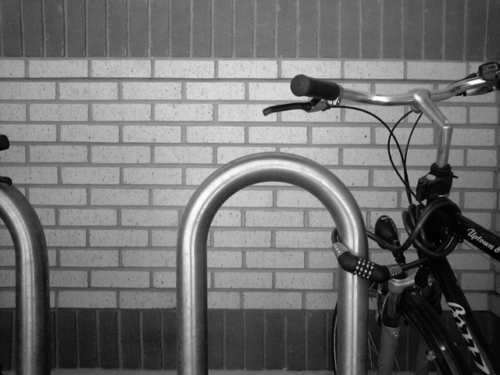
#> input picture 2_Filtering_lab/images/bikesgray.tif, 500 x 375 px; the run also reads 1 picture not shown here
$ jupyter execute --allow-errors 1_Filtering.ipynb   (shell and % lines are left out)
#> lines starting #> are read from the running program, lines starting #| are printed output that depends on the picture
```{image} https://www.epfl.ch/about/overview/wp-content/uploads/2020/07/logo-epfl-1024x576.png
:width: 140px
:align: left
```
## Image Processing Laboratory Notebooks
---

This Juypter notebook is part of a series of computer laboratories which are designed
to teach image-processing programming; they are running on the EPFL's Noto server. They are the practical complement of the theoretical lectures of the EPFL's Master course
[**MICRO-511 Image Processing I**](https://moodle.epfl.ch/course/view.php?id=522) taught by Prof. M. Unser and Prof. D. Van de Ville.

The project is funded by the Center for Digital Education and the School of Engineering. It is owned by the [Biomedical Imaging Group](http://bigwww.epfl.ch/).
The distribution or the reproduction of the notebook is strictly prohibited without the written consent of the authors.  &copy; EPFL 2023.

**Authors**:
    [Pol del Aguila Pla](mailto:pol.delaguilapla@epfl.ch),
    [Kay Lächler](mailto:kay.lachler@epfl.ch),
    [Alejandro Noguerón Arámburu](mailto:alejandro.nogueronaramburu@epfl.ch),
    [Yan Liu](mailto:yan.liu@epfl.ch), and
    [Daniel Sage](mailto:daniel.sage@epfl.ch).

---

# Lab 2.1: Filtering
**Released**: Thursday November 9, 2023

**Submission**: Monday November 20, 2023 before 23:59 on [Moodle](https://moodle.epfl.ch/course/view.php?id=522)

**Grade weight**: Lab 2 (16 points), 10% of the overall grade

**Related lectures**: Chapter 3

Double-click on this cell, fill your name and SCIPER number below to verify your identity in Noto and set the seed for random results.
:::{attention} Please write down your name and SCIPER!
### Student Name:
### SCIPER:
:::

[cell 1]
import getpass
# This line recovers your camipro number to mark the images with your ID
uid = int(getpass.getuser().split('-')[2]) if len(getpass.getuser().split('-')) > 2 else ord(getpass.getuser()[0])
print(f'SCIPER: {uid}')

(imports)=
### Imports
Run the next two cell to import the libraries and load the images that we will use throughout the lab.

[cell 2]
# Configure plotting as dynamic

# Import standard required packages for this exercise
import matplotlib.pyplot as plt
import numpy as np
import skimage.io as io
import scipy.ndimage as ndi
import ipywidgets as widgets
from interactive_kit import imviewer as viewer

# Load images to be used in this exercise
bikesgray = io.imread('images/bikesgray.tif').astype('float64')
#> bikesgray: shape (375, 500) float64; min 1, max 255, mean 112.2
camera = io.imread('images/camera-16bits.tif').astype('float64')
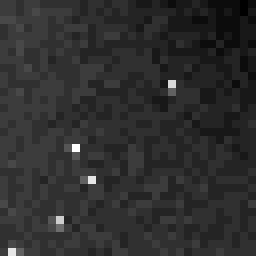
#> camera: shape (32, 32) float64 (shown 8 times larger); min 9, max 30, mean 12.8; drawn with min black and max white
spots = io.imread('images/spots.tif').astype('float64')
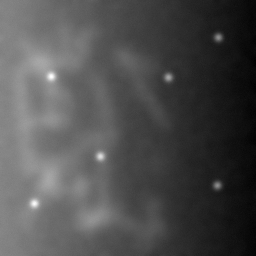
#> input picture 2_Filtering_lab/images/spots.tif, 256 x 256 px
#> spots: shape (256, 256) float64; min -1.19, max 38.89, mean 11.1

#> (a cell that did not finish here is left out)

# Filtering (9 points)

In this lab you will review the basics of digital image filtering: how to implement a convolution (the main ingredient of filtering), separable and nonseparable filters, filter design and boundary conditions. The goal is to fully understand the filtering algorithm at a pixel-by-pixel level by implementing it in JavaScript, and at the same time to learn the standard tools to use filtering in professional image-processing libraries in Python.

(ToC_1_Filtering)=
# Table of contents
1. [Edge detection](#edge-detection)
    1. [Separable implementation](#separable-implementation) (**2 points**)
    2. [Nonseparable implementation](#non-separable-implementation) (**1 point**)
    3. [Comparison: Separable vs Nonseparable](#comparison-separable-vs-non-separable)
    4. [Edge detection in Python](#edge-detection-in-python)
2. [Implementation and classification of digital filters](#implementation-and-classification-of-digital-filters) (**6 points**)
    1. [Mask A](#mask-a)
    2. [Mask B](#mask-b)
    3. [Mask C](#mask-c)
    4. [Mask D](#mask-d)
    5. [Mask E](#mask-e)
    6. [Mask F](#mask-f)

### Visualize images
Display and get familiar with the images.

[cell 4]
# Declare image_list for ImageViewer
image_list = [bikesgray, camera, spots]

#> (the rest of this cell did not finish here and is left out)

(edge-detection)=
# 1. Edge detection (3 points)
[Back to table of contents](#ToC_1_Filtering)

In this part of the lab, we will review one of the most basic image processing operation, edge detection. Moreover, we will use this filter to review the concepts of convolution and correlation. As you might remember from the course, edge detection algorithms try to detect sharp intensity differences between neighbouring pixels. A common vertical-edge detector (detecting changes in the $x$ direction) is the Sobel filter, represented by the impulse response

$$h[m,n] =
\begin{bmatrix}
    -1 & 0 & 1 \\
    -2 & 0 & 2 \\
    -1 & 0 & 1
\end{bmatrix}\,.$$

If pixels surrounding a given pixel position all have a similar value, the output at that pixel will have a value close to zero after applying the mask. On the other hand, if there is a big difference in the values of the left and right columns, this likely indicates some kind of vertical edge and consequently the output at that location will have either a highly positive or highly negative intensity.

As you saw in the lecture, there are filters that you can implement in a separable way, and filters that you cannot. Since the separable way is the most efficient one, you should develop the ability to recognize filters that are separable and implement them as such. Go through the next sections to implement both methods!

(separable-implementation)=
## 1.A. Separable implementation (2 points)
[Back to table of contents](#ToC_1_Filtering)

In this subsection, you are going to modify the function `filterSeparable`, that we provide to implement the separable version of the filter. This function is based on the function `filter1D` (also declared in the next cell), which takes as input a row/column of the image and a 1D mask and performs a 1D convolution. Recall that separable filters are divided into two 1D masks (`mx` and `my` in the code below).

In the next cell, **for 1 point** complete the function `filterSeparable` by implementing the column filtering. The row filtering is provided and can be used as a reference.

#> (a cell that did not finish here is left out)

### 1D masks

Now, before testing your separable implementation, **for 1 point**, code the 1D masks `mask_x` and `mask_y` in the cell below that corresponds to the separable version of the vertical-edge detection filter presented [at the beginning of this section](#1.-Edge-detection-(3-points)).

#> (a cell that did not finish here is left out)

Now, run the next cell for a quick sanity check on your function `filterSeparable` and on your $1$D masks. We will convolve an impulse with your $1$D masks, and the result should be exactly the filter that we presented [at the beginning of the section](#edge-detection).

#> (a cell that did not finish here is left out)

Now run the next cell to apply the function to three real images.

#> (a cell that did not finish here is left out)

Run the next one to visualize the results.

#> (a cell that did not finish here is left out)

(non-separable-implementation)=
## 1.B. Nonseparable implementation (1 point)
[Back to table of contents](#ToC_1_Filtering)

In this section, we will implement a 2D convolution function for filters that are not separable. We will test it on the following nonseparable mask:

$$\begin{bmatrix}
        -3  & 1 & 3 \\
        -10 & 1 & 10 \\
        -3  & 1 & 3
    \end{bmatrix}.$$
In the next cell we provide such a function `filterNonSeparable` that takes as input `img` and `mask`. This function however confuses correlation with convolution. **For 1 point**, find the mistake and correct it in the cell below.

:::{hint}
* The two-dimensional convolution between two images $h$ and $f$ is given by
$$(h \ast f)[x,y] = \sum_{m \in \mathbb{Z}}\sum_{n \in \mathbb{Z}}f[m,n]h[x-m,y-n]$$
* You can find inspiration from the previous function `filter1D`.
:::

#> (a cell that did not finish here is left out)

Run the next cell to perform a sanity check (convolution of the mask with an impulse image).

#> (a cell that did not finish here is left out)

### Applying the function

Run the next cell to apply the `filterNonSeparable` function with the mask given above to the images `bikesgray`, `camera` and `spots`.

#> (a cell that did not finish here is left out)

### Visualize the results
In the next cell we will visualize the results of edge detection.

#> (a cell that did not finish here is left out)

(comparison-separable-vs-non-separable)=
## 1.C. Comparison: Separable vs Nonseparable
[Back to table of contents](#ToC_1_Filtering)

Are the results of the the separable and nonseparable implementations of a separable filter the same? If both your implementations are correct, the difference should be negligible.

Run the next cell to apply your nonseparable implementation to the images `bikesgray`, `camera` and `spots`, using the Sobel filter at the [beginning of this section](#edge-detection).

#> (a cell that did not finish here is left out)

Now, go ahead and do some exploration! Try to plot some of the images next to each other, look at the two histograms, zoom into different areas of the three images, and see if they are truly equal. There are several tests you can do to measure the equality of both implementations. You can even take the difference between the two images and visualize it (`image1 - image2`), or you can use the different functions provided by NumPy to compare arrays (see [numpy.testing.assert_array_equal](https://numpy.org/doc/stable/reference/generated/numpy.testing.assert_array_equal.html) and [numpy.testing.assert_array_almost_equal](https://numpy.org/doc/stable/reference/generated/numpy.testing.assert_array_almost_equal.html)).

Use the next blank cell to do any necessary exploration! Note that we have gotten the filtered images from the JavaScript kernel, put them in a list called `image_list_nons` and ensured that they are NumPy arrays.

#> (a cell that did not finish here is left out)

(edge-detection-in-python)=
## 1.D. Edge detection in Python
[Back to table of contents](#ToC_1_Filtering)

In Python, the two functions `filterNonSeparable` and `filterSeparable` you implemented correspond to [`convolve`](https://docs.scipy.org/doc/scipy/reference/generated/scipy.ndimage.convolve.html) and [`convolve1d`](https://docs.scipy.org/doc/scipy/reference/generated/scipy.ndimage.convolve1d.html) from the [`scipy.ndimage`](https://docs.scipy.org/doc/scipy/reference/ndimage.html) library. We will compare your implementation with them. Read the documentation of `convolve` and `convolve1d` and pay attention to the usage of these two functions in the next cell as you will use these functions in the next section.

If you did everything correctly in the [section on nonseparable implementation](#non-separable-implementation) and the [section on separable implementation](#separable-implementation), the next cell will display a winning message. Otherwise, it will plot your images with the regions that differ from the correct answer highlighted in red, this should give you a clue on where you might have gone wrong. For this purpose we will use the function [`np.allclose`](https://numpy.org/doc/stable/reference/generated/numpy.allclose.html), a standard NumPy comparison tool. Furthermore, you can uncomment the final line to visualize the four edge detections we have so far.

:::{note}
In this lab we have been using `float64` ($64$-bit floating point) as the `dtype` (which stands for *data type*) of the images (look at the [Imports section](#imports). This `dtype` is the most versatile, and since the `dtype` of the output array is the same (by default) as the dtype of the input array, we don't really need to mind the `output` parameter right now.

However, it is also very common to store images and work with them as `np.uint8` (8-bit unsigned integer, which as you should know spans the range $[0, 255]$). Nonetheless we know that the gradient can take large positive and negative values, so an [unsigned integer](https://en.wikipedia.org/wiki/Integer_(computer_science)) is not the right type. If you don't realize why, do a quick experiment: declare a NumPy Array of length one, of data type `'uint8'`, and assign a value outside of the range $[0, 255]$ (e.g. `np.array([300], dtype = 'uint8')`). Perform a few operations and see what happens.

If at some point you need to work with integers (e.g. to save memory or to increase performance), because we know that the result will still be an integer -the mask only contains integers- you can choose `np.int32` (32-bit signed integers).
This is something that you will have to keep in mind constantly when working with images, and that can be the source of many bugs.
:::

[cell 16]
# Define the 2D mask
mask = np.array([[-1, 0, 1],[-2, 0, 2],[-1, 0, 1]])
# Apply nonseparable implementation with 2D mask
vedge_ndi = ndi.convolve(bikesgray, mask, output=np.int32)
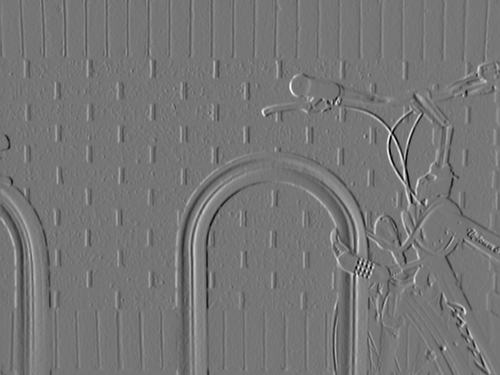
#> vedge_ndi: shape (375, 500) int32; min -583, max 671, mean 0.5; drawn with min black and max white

# Apply separable implementation - we use mask_x and mask_y you defined in the exercise before
# filter the columns
#> (the rest of this cell did not finish here and is left out)
